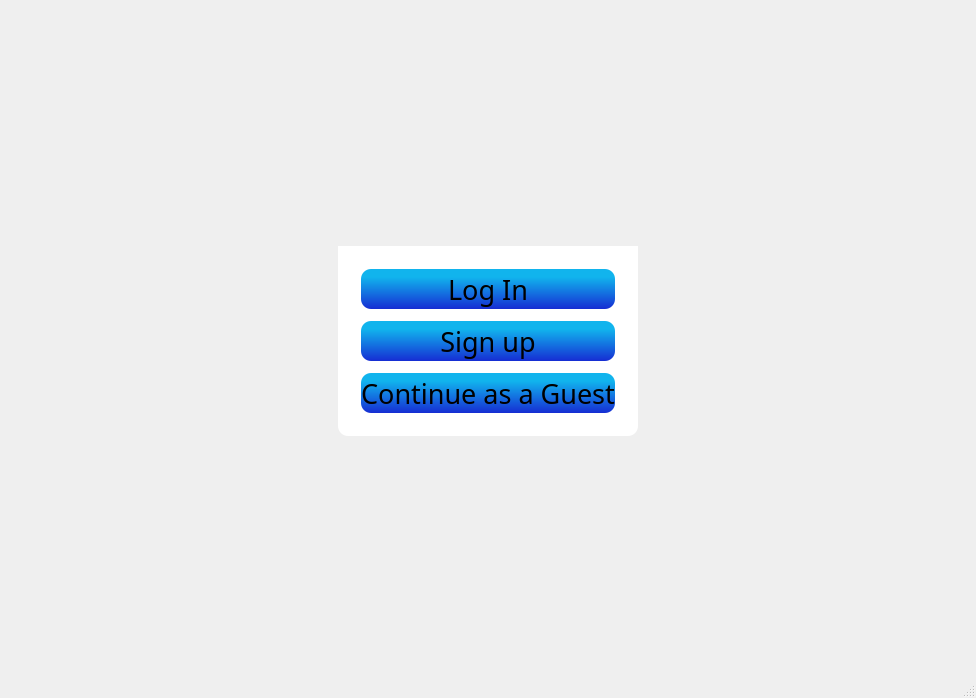
<?xml version="1.0" encoding="UTF-8"?>
<ui version="4.0">
 <class>MainWindow1</class>
 <widget class="QMainWindow" name="MainWindow1">
  <property name="geometry">
   <rect>
    <x>0</x>
    <y>0</y>
    <width>976</width>
    <height>698</height>
   </rect>
  </property>
  <property name="font">
   <font>
    <bold>false</bold>
   </font>
  </property>
  <property name="windowTitle">
   <string>MainWindow1</string>
  </property>
  <property name="autoFillBackground">
   <bool>false</bool>
  </property>
  <property name="styleSheet">
   <string notr="true">QMainWindow
{
	border-image: url(:/Logic/Graphics/Ready/Login Background.png) 0 0 0 0 stretch stretch;
}</string>
  </property>
  <widget class="QWidget" name="centralwidget">
   <property name="styleSheet">
    <string notr="true"/>
   </property>
   <layout class="QGridLayout" name="gridLayout_4">
    <item row="0" column="1">
     <widget class="QStackedWidget" name="stackedWidget">
      <property name="styleSheet">
       <string notr="true"/>
      </property>
      <property name="currentIndex">
       <number>0</number>
      </property>
      <widget class="QWidget" name="page1">
       <layout class="QGridLayout" name="gridLayout_5">
        <item row="1" column="2">
         <spacer name="horizontalSpacer_4">
          <property name="orientation">
           <enum>Qt::Orientation::Horizontal</enum>
          </property>
          <property name="sizeHint" stdset="0">
           <size>
            <width>174</width>
            <height>20</height>
           </size>
          </property>
         </spacer>
        </item>
        <item row="2" column="1">
         <spacer name="verticalSpacer_3">
          <property name="orientation">
           <enum>Qt::Orientation::Vertical</enum>
          </property>
          <property name="sizeHint" stdset="0">
           <size>
            <width>20</width>
            <height>32</height>
           </size>
          </property>
         </spacer>
        </item>
        <item row="1" column="0">
         <spacer name="horizontalSpacer_3">
          <property name="orientation">
           <enum>Qt::Orientation::Horizontal</enum>
          </property>
          <property name="sizeHint" stdset="0">
           <size>
            <width>174</width>
            <height>20</height>
           </size>
          </property>
         </spacer>
        </item>
        <item row="1" column="1">
         <layout class="QGridLayout" name="gridLayout_3">
          <item row="0" column="1">
           <spacer name="verticalSpacer">
            <property name="orientation">
             <enum>Qt::Orientation::Vertical</enum>
            </property>
            <property name="sizeHint" stdset="0">
             <size>
              <width>20</width>
              <height>40</height>
             </size>
            </property>
           </spacer>
          </item>
          <item row="1" column="0">
           <spacer name="horizontalSpacer">
            <property name="orientation">
             <enum>Qt::Orientation::Horizontal</enum>
            </property>
            <property name="sizeHint" stdset="0">
             <size>
              <width>40</width>
              <height>20</height>
             </size>
            </property>
           </spacer>
          </item>
          <item row="1" column="1">
           <widget class="QGroupBox" name="groupBox_3">
            <property name="styleSheet">
             <string notr="true">QGroupBox
{
	border-radius: 0px;
	padding: 3px;
}</string>
            </property>
            <property name="title">
             <string/>
            </property>
            <layout class="QVBoxLayout" name="verticalLayout_3">
             <property name="spacing">
              <number>0</number>
             </property>
             <property name="topMargin">
              <number>0</number>
             </property>
             <item>
              <widget class="QLabel" name="label">
               <property name="text">
                <string/>
               </property>
               <property name="pixmap">
                <pixmap resource="images.qrc">:/Logic/Graphics/Ready/Login Graphic.png</pixmap>
               </property>
               <property name="scaledContents">
                <bool>true</bool>
               </property>
              </widget>
             </item>
             <item>
              <widget class="QGroupBox" name="groupBox">
               <property name="styleSheet">
                <string notr="true">QGroupBox
{
	color:white;
	Background-color: White;
	border-bottom-left-radius: 10px;
	border-bottom-right-radius: 10px;
}

QPushButton
{
	font: 300 20pt &quot;Montserrat&quot;;
	Background: qlineargradient(spread:pad, x1:0.5, y1:1, x2:0.5, y2:0.2, stop:0 rgba(22, 45, 211, 255), stop:1 rgba(17, 180, 237, 255));
	Border-radius: 10px;
	height: 40px
}

QPushButton:hover
{
	font: 300 20pt &quot;Montserrat&quot;;
	Background: qlineargradient(spread:pad, x1:0.5, y1:1, x2:0.5, y2:0.2, stop:0 rgba(22, 45, 150, 255), stop:1 rgba(17, 180, 237, 255));
	Border-radius: 10px;
	height: 40px
}

QPushButton:pressed
{
	font: 300 20pt &quot;Montserrat&quot;;
	Background: qlineargradient(spread:pad, x1:0.5, y1:1, x2:0.5, y2:0.2, stop:0 rgba(22, 45, 150, 255), stop:1 rgba(17, 180, 150, 255));
	Border-radius: 10px;
	height: 40px;
}</string>
               </property>
               <property name="title">
                <string>sign in </string>
               </property>
               <layout class="QVBoxLayout" name="verticalLayout_2">
                <property name="spacing">
                 <number>12</number>
                </property>
                <property name="leftMargin">
                 <number>20</number>
                </property>
                <property name="topMargin">
                 <number>20</number>
                </property>
                <property name="rightMargin">
                 <number>20</number>
                </property>
                <property name="bottomMargin">
                 <number>20</number>
                </property>
                <item>
                 <widget class="QPushButton" name="Login_Button">
                  <property name="font">
                   <font>
                    <family>Montserrat</family>
                    <pointsize>20</pointsize>
                    <italic>false</italic>
                    <fontweight>Light</fontweight>
                   </font>
                  </property>
                  <property name="styleSheet">
                   <string notr="true"/>
                  </property>
                  <property name="text">
                   <string>Log In</string>
                  </property>
                  <property name="flat">
                   <bool>false</bool>
                  </property>
                 </widget>
                </item>
                <item>
                 <widget class="QPushButton" name="Signup_Button">
                  <property name="font">
                   <font>
                    <family>Montserrat</family>
                    <pointsize>20</pointsize>
                    <italic>false</italic>
                    <fontweight>Light</fontweight>
                   </font>
                  </property>
                  <property name="styleSheet">
                   <string notr="true"/>
                  </property>
                  <property name="text">
                   <string>Sign up</string>
                  </property>
                 </widget>
                </item>
                <item>
                 <widget class="QPushButton" name="Guest_Button">
                  <property name="font">
                   <font>
                    <family>Montserrat</family>
                    <pointsize>20</pointsize>
                    <italic>false</italic>
                    <fontweight>Light</fontweight>
                   </font>
                  </property>
                  <property name="styleSheet">
                   <string notr="true"/>
                  </property>
                  <property name="text">
                   <string>Continue as a Guest</string>
                  </property>
                 </widget>
                </item>
               </layout>
              </widget>
             </item>
            </layout>
           </widget>
          </item>
          <item row="1" column="2">
           <spacer name="horizontalSpacer_2">
            <property name="orientation">
             <enum>Qt::Orientation::Horizontal</enum>
            </property>
            <property name="sizeHint" stdset="0">
             <size>
              <width>40</width>
              <height>20</height>
             </size>
            </property>
           </spacer>
          </item>
          <item row="2" column="1">
           <spacer name="verticalSpacer_2">
            <property name="orientation">
             <enum>Qt::Orientation::Vertical</enum>
            </property>
            <property name="sizeHint" stdset="0">
             <size>
              <width>20</width>
              <height>40</height>
             </size>
            </property>
           </spacer>
          </item>
         </layout>
        </item>
        <item row="0" column="1">
         <spacer name="verticalSpacer_4">
          <property name="orientation">
           <enum>Qt::Orientation::Vertical</enum>
          </property>
          <property name="sizeHint" stdset="0">
           <size>
            <width>20</width>
            <height>32</height>
           </size>
          </property>
         </spacer>
        </item>
       </layout>
      </widget>
      <widget class="QWidget" name="page2">
       <layout class="QGridLayout" name="gridLayout_9">
        <item row="1" column="1">
         <layout class="QGridLayout" name="gridLayout_8">
          <item row="0" column="1">
           <spacer name="verticalSpacer_6">
            <property name="orientation">
             <enum>Qt::Orientation::Vertical</enum>
            </property>
            <property name="sizeHint" stdset="0">
             <size>
              <width>20</width>
              <height>40</height>
             </size>
            </property>
           </spacer>
          </item>
          <item row="1" column="0">
           <spacer name="horizontalSpacer_8">
            <property name="orientation">
             <enum>Qt::Orientation::Horizontal</enum>
            </property>
            <property name="sizeHint" stdset="0">
             <size>
              <width>40</width>
              <height>20</height>
             </size>
            </property>
           </spacer>
          </item>
          <item row="1" column="1">
           <widget class="QGroupBox" name="MiddleBox">
            <property name="styleSheet">
             <string notr="true">QGroupBox
{
	border-radius: 0px;
	padding: 3px;
}

QPushButton
{
	font: 300 15pt &quot;Montserrat&quot;;
	Background: qlineargradient(spread:pad, x1:0.5, y1:1, x2:0.5, y2:0.2, stop:0 rgba(22, 45, 211, 255), stop:1 rgba(17, 180, 237, 255));
	Border-radius: 5px;
	height: 30px;
	width: 100px;
}

QPushButton:hover
{
	font: 300 15pt &quot;Montserrat&quot;;
	Background: qlineargradient(spread:pad, x1:0.5, y1:1, x2:0.5, y2:0.2, stop:0 rgba(22, 45, 150, 255), stop:1 rgba(17, 180, 237, 255));
	Border-radius: 5px;
	height: 30px;
	width: 100px;
}

QPushButton:pressed
{
	font: 300 15pt &quot;Montserrat&quot;;
	Background: qlineargradient(spread:pad, x1:0.5, y1:1, x2:0.5, y2:0.2, stop:0 rgba(22, 45, 150, 255), stop:1 rgba(17, 180, 150, 255));
	Border-radius: 5px;
	height: 30px;
	width: 100px;
}</string>
            </property>
            <property name="title">
             <string/>
            </property>
            <layout class="QVBoxLayout" name="verticalLayout">
             <property name="spacing">
              <number>0</number>
             </property>
             <item>
              <widget class="QLabel" name="label_2">
               <property name="text">
                <string/>
               </property>
               <property name="pixmap">
                <pixmap resource="images.qrc">:/Logic/Graphics/Ready/Login Graphic.png</pixmap>
               </property>
               <property name="scaledContents">
                <bool>true</bool>
               </property>
              </widget>
             </item>
             <item>
              <widget class="QGroupBox" name="LoginFormGroup">
               <property name="styleSheet">
                <string notr="true">QGroupBox
{
	color:white;
	Background-color: White;
	border-bottom-left-radius: 10px;
	border-bottom-right-radius: 10px;
}

QLabel
{
	font: 300 12pt &quot;Montserrat&quot;;
	color: Black;
}

QLineEdit
{
	color: black;
	font: 15pt &quot;Montserrat&quot;;
	border: 2px solid green;
	Background-color: white;
	font-size: 14px;
	selection-background-color: lightgray;
	height: 25px;
}

QLineEdit:focus
{
    border: 2px solid blue;
    background-color: #f0f8ff; /* Light blue */
}
</string>
               </property>
               <property name="title">
                <string/>
               </property>
               <layout class="QVBoxLayout" name="verticalLayout_4">
                <item>
                 <layout class="QGridLayout" name="gridLayout_7">
                  <item row="0" column="0">
                   <widget class="QPushButton" name="BackLogin_button">
                    <property name="styleSheet">
                     <string notr="true">QPushButton#BackLogin_button
{
	font: 300 13pt &quot;Montserrat&quot;;
	color: grey;
	Background: rgba(0, 0, 0, 0);
}

QPushButton#BackLogin_button:hover
{
	font: 300 13pt &quot;Montserrat&quot;;
	color: rgb(90, 90, 90);
	Background: rgba(0, 0, 0, 0);
}

QPushButton#BackLogin_button:pressed
{
	font: 300 13pt &quot;Montserrat&quot;;
	color: rgb(36, 36, 36)
	Background: rgba(0, 0, 0, 0);
}</string>
                    </property>
                    <property name="text">
                     <string>&lt; Back</string>
                    </property>
                    <property name="iconSize">
                     <size>
                      <width>12</width>
                      <height>9</height>
                     </size>
                    </property>
                   </widget>
                  </item>
                  <item row="0" column="1">
                   <spacer name="horizontalSpacer_11">
                    <property name="orientation">
                     <enum>Qt::Orientation::Horizontal</enum>
                    </property>
                    <property name="sizeHint" stdset="0">
                     <size>
                      <width>40</width>
                      <height>20</height>
                     </size>
                    </property>
                   </spacer>
                  </item>
                 </layout>
                </item>
                <item>
                 <layout class="QGridLayout" name="gridLayout_2">
                  <item row="0" column="0">
                   <widget class="QLabel" name="username_2">
                    <property name="font">
                     <font>
                      <family>Montserrat</family>
                      <pointsize>12</pointsize>
                      <italic>false</italic>
                      <fontweight>Light</fontweight>
                     </font>
                    </property>
                    <property name="lineWidth">
                     <number>1</number>
                    </property>
                    <property name="midLineWidth">
                     <number>0</number>
                    </property>
                    <property name="text">
                     <string>Username</string>
                    </property>
                    <property name="alignment">
                     <set>Qt::AlignmentFlag::AlignCenter</set>
                    </property>
                    <property name="openExternalLinks">
                     <bool>false</bool>
                    </property>
                   </widget>
                  </item>
                  <item row="1" column="0">
                   <layout class="QGridLayout" name="gridLayout">
                    <item row="0" column="0">
                     <spacer name="horizontalSpacer_13">
                      <property name="orientation">
                       <enum>Qt::Orientation::Horizontal</enum>
                      </property>
                      <property name="sizeType">
                       <enum>QSizePolicy::Policy::Minimum</enum>
                      </property>
                      <property name="sizeHint" stdset="0">
                       <size>
                        <width>35</width>
                        <height>20</height>
                       </size>
                      </property>
                     </spacer>
                    </item>
                    <item row="0" column="1">
                     <widget class="QLineEdit" name="username"/>
                    </item>
                    <item row="0" column="2">
                     <spacer name="horizontalSpacer_12">
                      <property name="orientation">
                       <enum>Qt::Orientation::Horizontal</enum>
                      </property>
                      <property name="sizeType">
                       <enum>QSizePolicy::Policy::Minimum</enum>
                      </property>
                      <property name="sizeHint" stdset="0">
                       <size>
                        <width>35</width>
                        <height>20</height>
                       </size>
                      </property>
                     </spacer>
                    </item>
                   </layout>
                  </item>
                 </layout>
                </item>
                <item>
                 <spacer name="verticalSpacer_5">
                  <property name="orientation">
                   <enum>Qt::Orientation::Vertical</enum>
                  </property>
                  <property name="sizeType">
                   <enum>QSizePolicy::Policy::Minimum</enum>
                  </property>
                  <property name="sizeHint" stdset="0">
                   <size>
                    <width>10</width>
                    <height>22</height>
                   </size>
                  </property>
                 </spacer>
                </item>
                <item>
                 <layout class="QGridLayout" name="gridLayout_11">
                  <item row="1" column="0">
                   <layout class="QGridLayout" name="gridLayout_6">
                    <item row="0" column="0">
                     <spacer name="horizontalSpacer_15">
                      <property name="orientation">
                       <enum>Qt::Orientation::Horizontal</enum>
                      </property>
                      <property name="sizeType">
                       <enum>QSizePolicy::Policy::Minimum</enum>
                      </property>
                      <property name="sizeHint" stdset="0">
                       <size>
                        <width>35</width>
                        <height>20</height>
                       </size>
                      </property>
                     </spacer>
                    </item>
                    <item row="0" column="1">
                     <widget class="QLineEdit" name="password">
                      <property name="echoMode">
                       <enum>QLineEdit::EchoMode::Password</enum>
                      </property>
                     </widget>
                    </item>
                    <item row="0" column="2">
                     <spacer name="horizontalSpacer_14">
                      <property name="orientation">
                       <enum>Qt::Orientation::Horizontal</enum>
                      </property>
                      <property name="sizeType">
                       <enum>QSizePolicy::Policy::Minimum</enum>
                      </property>
                      <property name="sizeHint" stdset="0">
                       <size>
                        <width>35</width>
                        <height>20</height>
                       </size>
                      </property>
                     </spacer>
                    </item>
                   </layout>
                  </item>
                  <item row="0" column="0">
                   <widget class="QLabel" name="password_2">
                    <property name="styleSheet">
                     <string notr="true">QLabel
{
	colour: black;
}</string>
                    </property>
                    <property name="text">
                     <string>Password</string>
                    </property>
                    <property name="alignment">
                     <set>Qt::AlignmentFlag::AlignCenter</set>
                    </property>
                   </widget>
                  </item>
                 </layout>
                </item>
                <item>
                 <spacer name="verticalSpacer_11">
                  <property name="orientation">
                   <enum>Qt::Orientation::Vertical</enum>
                  </property>
                  <property name="sizeType">
                   <enum>QSizePolicy::Policy::Minimum</enum>
                  </property>
                  <property name="sizeHint" stdset="0">
                   <size>
                    <width>5</width>
                    <height>6</height>
                   </size>
                  </property>
                 </spacer>
                </item>
                <item>
                 <widget class="QLabel" name="WrongWarning">
                  <property name="font">
                   <font>
                    <family>Segoe UI</family>
                    <pointsize>9</pointsize>
                    <italic>false</italic>
                    <bold>false</bold>
                   </font>
                  </property>
                  <property name="styleSheet">
                   <string notr="true">color: rgb(255, 0, 0);
font: 9pt &quot;Segoe UI&quot;;</string>
                  </property>
                  <property name="lineWidth">
                   <number>1</number>
                  </property>
                  <property name="text">
                   <string>Wrong Username or Password !</string>
                  </property>
                  <property name="alignment">
                   <set>Qt::AlignmentFlag::AlignCenter</set>
                  </property>
                 </widget>
                </item>
                <item>
                 <spacer name="verticalSpacer_10">
                  <property name="orientation">
                   <enum>Qt::Orientation::Vertical</enum>
                  </property>
                  <property name="sizeType">
                   <enum>QSizePolicy::Policy::Minimum</enum>
                  </property>
                  <property name="sizeHint" stdset="0">
                   <size>
                    <width>5</width>
                    <height>6</height>
                   </size>
                  </property>
                 </spacer>
                </item>
                <item>
                 <layout class="QGridLayout" name="gridLayout_10">
                  <item row="0" column="0">
                   <spacer name="horizontalSpacer_6">
                    <property name="orientation">
                     <enum>Qt::Orientation::Horizontal</enum>
                    </property>
                    <property name="sizeHint" stdset="0">
                     <size>
                      <width>137</width>
                      <height>20</height>
                     </size>
                    </property>
                   </spacer>
                  </item>
                  <item row="0" column="1">
                   <widget class="QPushButton" name="Login_User_Button">
                    <property name="text">
                     <string>Log In</string>
                    </property>
                   </widget>
                  </item>
                  <item row="0" column="2">
                   <spacer name="horizontalSpacer_5">
                    <property name="orientation">
                     <enum>Qt::Orientation::Horizontal</enum>
                    </property>
                    <property name="sizeHint" stdset="0">
                     <size>
                      <width>136</width>
                      <height>20</height>
                     </size>
                    </property>
                   </spacer>
                  </item>
                 </layout>
                </item>
               </layout>
              </widget>
             </item>
            </layout>
           </widget>
          </item>
          <item row="1" column="2">
           <spacer name="horizontalSpacer_7">
            <property name="orientation">
             <enum>Qt::Orientation::Horizontal</enum>
            </property>
            <property name="sizeHint" stdset="0">
             <size>
              <width>40</width>
              <height>20</height>
             </size>
            </property>
           </spacer>
          </item>
          <item row="2" column="1">
           <spacer name="verticalSpacer_7">
            <property name="orientation">
             <enum>Qt::Orientation::Vertical</enum>
            </property>
            <property name="sizeHint" stdset="0">
             <size>
              <width>20</width>
              <height>40</height>
             </size>
            </property>
           </spacer>
          </item>
         </layout>
        </item>
        <item row="2" column="1">
         <spacer name="verticalSpacer_8">
          <property name="orientation">
           <enum>Qt::Orientation::Vertical</enum>
          </property>
          <property name="sizeHint" stdset="0">
           <size>
            <width>20</width>
            <height>12</height>
           </size>
          </property>
         </spacer>
        </item>
        <item row="1" column="0">
         <spacer name="horizontalSpacer_9">
          <property name="orientation">
           <enum>Qt::Orientation::Horizontal</enum>
          </property>
          <property name="sizeHint" stdset="0">
           <size>
            <width>173</width>
            <height>20</height>
           </size>
          </property>
         </spacer>
        </item>
        <item row="0" column="1">
         <spacer name="verticalSpacer_9">
          <property name="orientation">
           <enum>Qt::Orientation::Vertical</enum>
          </property>
          <property name="sizeHint" stdset="0">
           <size>
            <width>20</width>
            <height>12</height>
           </size>
          </property>
         </spacer>
        </item>
        <item row="1" column="2">
         <spacer name="horizontalSpacer_10">
          <property name="orientation">
           <enum>Qt::Orientation::Horizontal</enum>
          </property>
          <property name="sizeHint" stdset="0">
           <size>
            <width>173</width>
            <height>20</height>
           </size>
          </property>
         </spacer>
        </item>
       </layout>
      </widget>
     </widget>
    </item>
   </layout>
  </widget>
  <widget class="QMenuBar" name="menubar">
   <property name="geometry">
    <rect>
     <x>0</x>
     <y>0</y>
     <width>976</width>
     <height>25</height>
    </rect>
   </property>
  </widget>
  <widget class="QStatusBar" name="statusbar"/>
 </widget>
 <resources>
  <include location="images.qrc"/>
 </resources>
 <connections/>
</ui>
